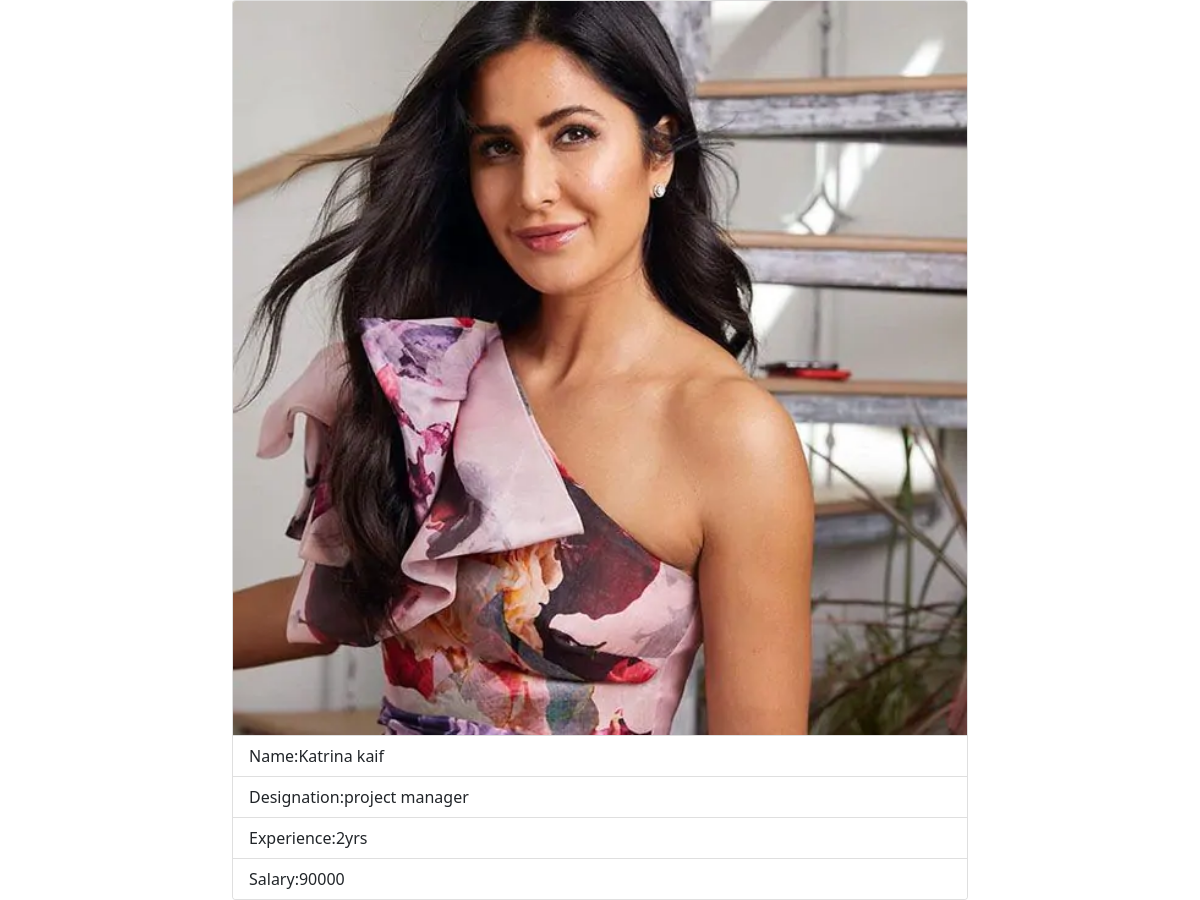
The app's page /employees/5 with its own data.
### owner/models.py (models this page shows, shortened)
class EmpModels(models.Model):
    employee_name=models.CharField(max_length=120,unique=True)
    designation=models.CharField(max_length=50)
    experience=models.CharField(max_length=50)
    salary=models.PositiveIntegerField()
    image=models.ImageField(upload_to="images",null=True)

### owner/views.py (the view)
# urls.py: path('employees/<int:id>',views.EmpDetailView.as_view(),name="employees_details"),
class EmpDetailView(View):
    def get(self,request,*args,**kwargs):# we could add many arguments
        qs=EmpModels.objects.get(id=kwargs.get("id"))
        return render(request,"emp_details.html",{'employee':qs})

### owner/Templates/emp_details.html (shortened to what this page needs)
<!DOCTYPE html>
<html lang="en">
<head>
    <link href="https://cdn.jsdelivr.net/npm/bootstrap@5.1.3/dist/css/bootstrap.min.css" rel="stylesheet"
 crossorigin=
                  </head>
<body>
<div class="container">
    <div class="row">
        <div class="col-2"></div>
        <div class="col-8">
            <div class="card" style="width: 100%;">
                {%if employee.image%}
                <img src="{{employee.image.url}}" class="card-img-top"alt="...">
                {%endif%}
                <ul class="list-group list-group-flush">
                    <li class="list-group-item">Name:{{employee.employee_name}}</li>
                    <li class="list-group-item">Designation:{{employee.designation}}</li>
                    <li class="list-group-item">Experience:{{employee.experience}}</li>
                    <li class="list-group-item">Salary:{{employee.salary}}</li>
                </ul>
            </div>
        </div>
        <div class="col-2"></div>
    </div>
</div>
</body>
</html>

### records on screen
EmpModels: image (picture), employee_name "Katrina kaif", designation "project manager", experience "2yrs", salary "90000"
